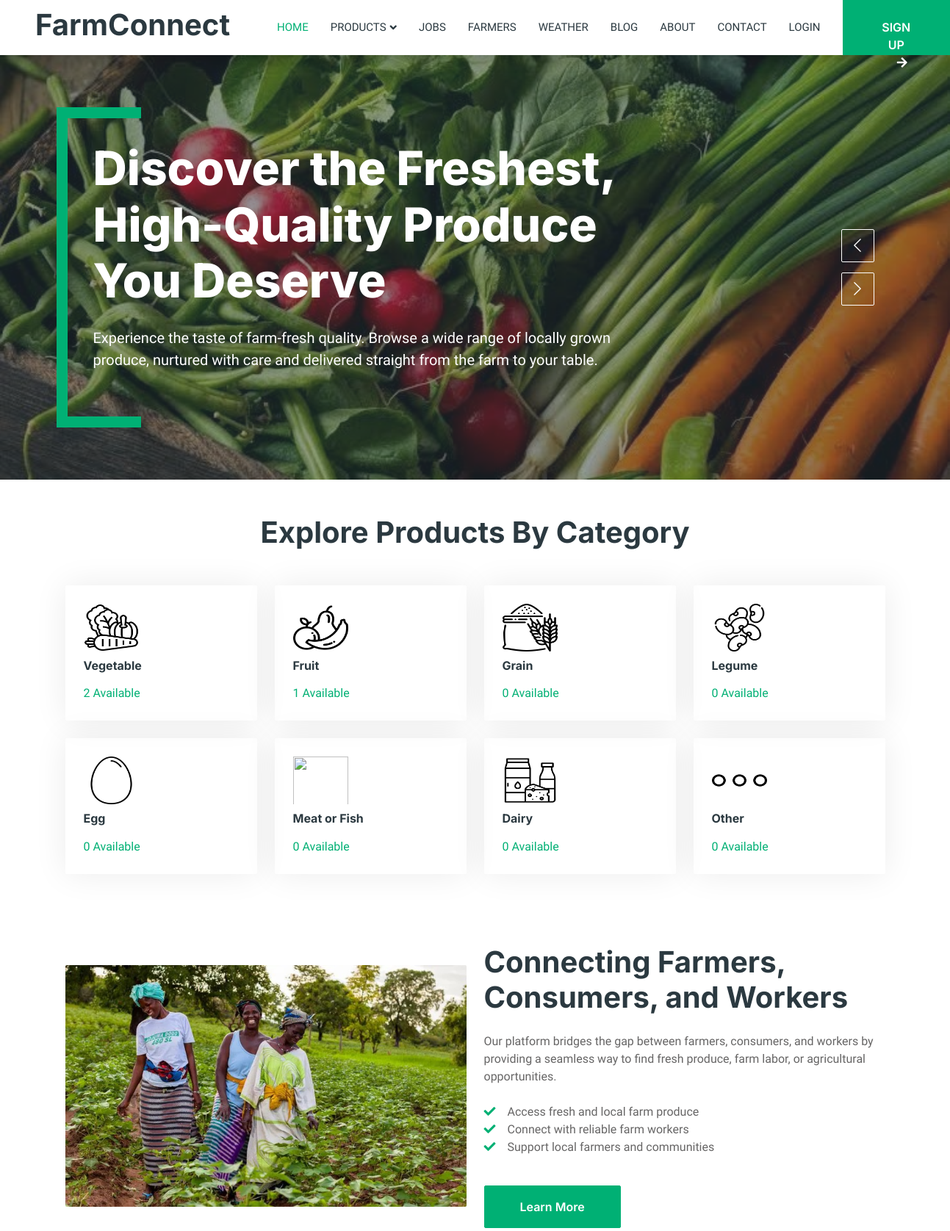
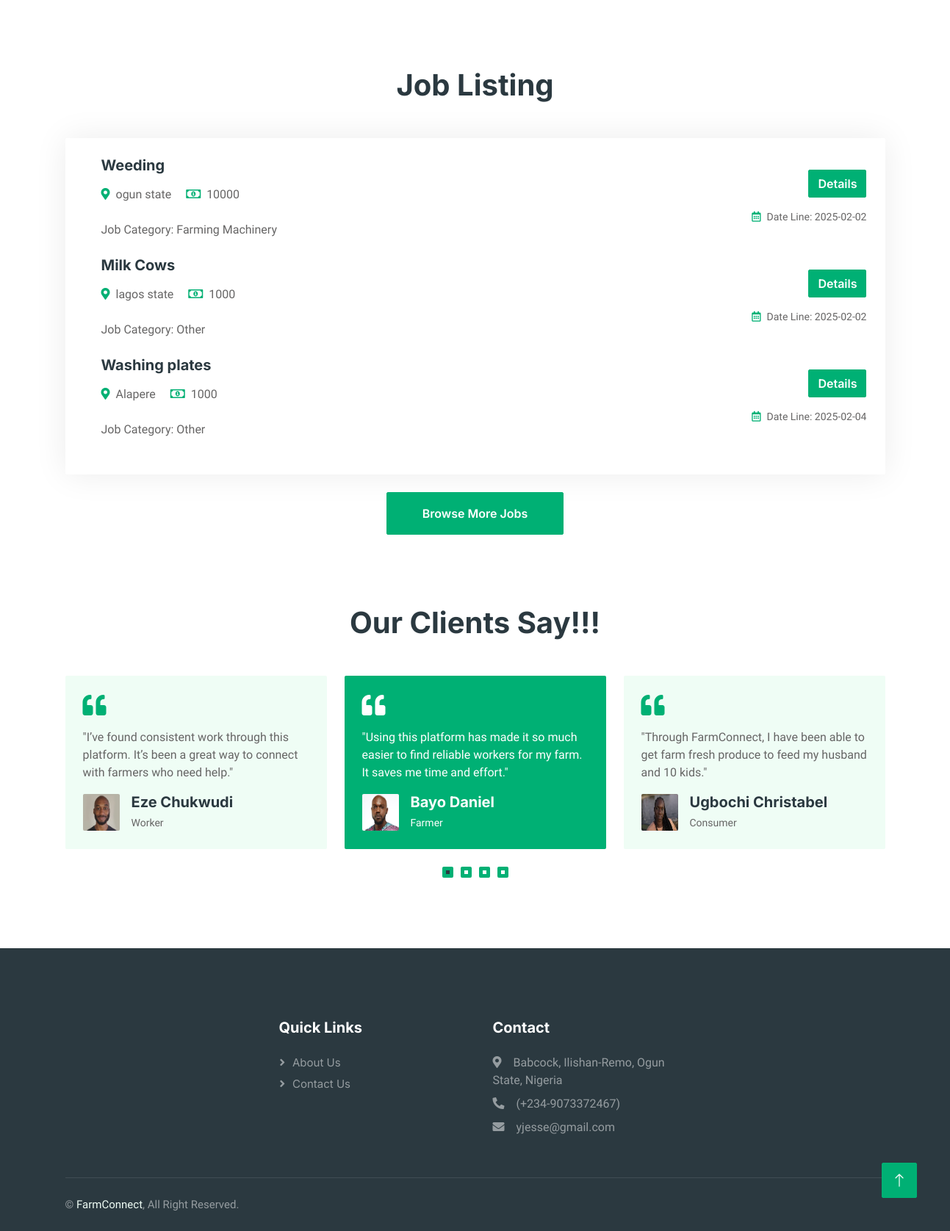
The page / on the database its author committed (2 pictures, top to bottom).
### tables this page shows
CREATE TABLE `jobs` (
  `jobId` int(11) NOT NULL,
  `farmerId` int(11) NOT NULL,
  `jobType` varchar(100) NOT NULL,
  `jobCategory` varchar(100) NOT NULL,
  `jobDescription` varchar(150) NOT NULL,
  `jobResponsibility` varchar(255) NOT NULL,
  `farmLocation` varchar(250) NOT NULL,
  `dailyRate` int(11) NOT NULL,
  `creationDate` date NOT NULL,
  `dateLine` date NOT NULL
);

### Index.php (the view, shortened to what the rows shown need)
<?php
    include 'connect.php';
?>
<!DOCTYPE html>
<html lang="en">
<head>
    <link href="https://cdnjs.cloudflare.com/ajax/libs/font-awesome/5.10.0/css/all.min.css" rel="stylesheet">
    <link href="https://cdn.jsdelivr.net/npm/bootstrap-icons@1.4.1/font/bootstrap-icons.css" rel="stylesheet">
    <link href="lib/animate/animate.min.css" rel="stylesheet">
    <link href="lib/owlcarousel/assets/owl.carousel.min.css" rel="stylesheet">
    <link href="css/bootstrap.min.css" rel="stylesheet">
    <link href="css/style.css" rel="stylesheet">
</head>
<body>
    <div class="container-xxl bg-white p-0">
        <nav class="navbar navbar-expand-lg bg-white navbar-light shadow sticky-top p-0">
            <a href="Index.php" class="navbar-brand d-flex align-items-center text-center py-0 px-4 px-lg-5">
                <h1>FarmConnect</h1>
            </a>
        </nav>
        <div class="container-fluid p-0">
            <div class="owl-carousel header-carousel position-relative">
                <div class="owl-carousel-item position-relative">
                    <div class="position-absolute top-0 start-0 w-100 h-100 d-flex align-items-center" style="background: rgba(43, 57, 64, .5);">
                        <div class="container">
                            <div class="row justify-content-start">
                                <div class="col-10 col-lg-8">
                                    <h1 class="display-3 text-white animated slideInDown mb-4">Discover the Freshest, High-Quality Produce You Deserve</h1>
                                </div>
                            </div>
                        </div>
                    </div>
                </div>
            </div>
        </div>
        <div class="container-xxl py-5">
            <div class="container">
                <h1 class="text-center mb-5 wow fadeInUp" data-wow-delay="0.1s">Explore Products By Category</h1>
            </div>
        </div>
        <div class="container-xxl py-5">
            <div class="container">
                <div class="row align-items-center">
                    <div class="col-lg-6 wow fadeIn" data-wow-delay="0.5s">
                        <h1 class="mb-4">Connecting Farmers, Consumers, and Workers</h1>
                    </div>
                </div>
            </div>
        </div>
        <div class="container-xxl py-5">
            <div class="container">
                <h1 class="text-center mb-5 wow fadeInUp" data-wow-delay="0.1s">Job Listing</h1>
                <div class="tab-class text-center wow fadeInUp" data-wow-delay="0.3s">
                    <div class="tab-content">
                        <div class="job-item p-4 mb-4">
                            <?php
                                $getJobs = "SELECT * FROM jobs LIMIT 7";
                                $getJobsResult = mysqli_query($conn, $getJobs);
                                if ($getJobsResult && mysqli_num_rows($getJobsResult) > 0) {
                                    while ($row = mysqli_fetch_assoc($getJobsResult)) {
                                        $jobId = $row['jobId'];
                                        $jobType = htmlspecialchars($row['jobType']);
                                        $jobCategory = htmlspecialchars($row['jobCategory']);
                                        $dailyRate = htmlspecialchars($row['dailyRate']);
                                        $farmLocation = htmlspecialchars($row['farmLocation']);
                                        $dateLine = htmlspecialchars($row['dateLine']);
                                        echo '
                                            <div class="row g-4">
                                                <div class="col-sm-12 col-md-8 d-flex align-items-center">
                                                    <div class="text-start ps-4">
                                                        <h5 class="mb-3">' . $jobType . '</h5>
                                                        <span class="text-truncate me-3"><i class="fa fa-map-marker-alt text-primary me-2"></i>' . $farmLocation . '</span>
                                                        <span class="text-truncate me-0"><i class="far fa-money-bill-alt text-primary me-2"></i>' . $dailyRate . '</span></br></br>
                                                        <span class="text-truncate me-3">Job Category: ' . $jobCategory . '</span>
                                                    </div>
                                                </div>
                                                <div class="col-sm-12 col-md-4 d-flex flex-column align-items-start align-items-md-end justify-content-center">
                                                    <div class="d-flex mb-3">
                                                        <a class="btn btn-primary" href="job-detail.php?jobId=' . $jobId . '">Details</a>
                                                    </div>
                                                    <small class="text-truncate"><i class="far fa-calendar-alt text-primary me-2"></i>Date Line: ' . $dateLine . '</small>
                                                </div>
                                            </div></br>';
                                    }
                                } else {
                                    echo "<p>No Jobs Found.</p>";
                                }
                            ?>
                        </div>
                    </div>
                </div>
            </div>
        </div>
        <div class="container-xxl py-5 wow fadeInUp" data-wow-delay="0.1s">
            <div class="container">
                <h1 class="text-center mb-5">Our Clients Say!!!</h1>
            </div>
        </div>
    </div>
</body>
</html>

### rows shown on the page
jobs: jobType "Weeding", farmLocation "ogun state", dailyRate "10000", jobCategory "Farming Machinery", dateLine "2025-02-02"
jobs: jobType "Milk Cows", farmLocation "lagos state", dailyRate "1000", jobCategory "Other", dateLine "2025-02-02"
jobs: jobType "Washing plates", farmLocation "Alapere", dailyRate "1000", jobCategory "Other", dateLine "2025-02-04"

### other values the page prints
$amountOfProducts "2"
$amountOfProducts "1"
$amountOfProducts "0"
